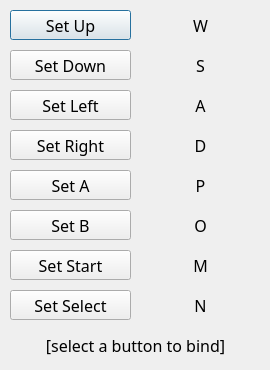
<?xml version="1.0" encoding="UTF-8"?>
<ui version="4.0">
 <class>KeyBindingsWindow</class>
 <widget class="QDialog" name="KeyBindingsWindow">
  <property name="geometry">
   <rect>
    <x>0</x>
    <y>0</y>
    <width>270</width>
    <height>370</height>
   </rect>
  </property>
  <property name="sizePolicy">
   <sizepolicy hsizetype="Fixed" vsizetype="Fixed">
    <horstretch>0</horstretch>
    <verstretch>0</verstretch>
   </sizepolicy>
  </property>
  <property name="minimumSize">
   <size>
    <width>270</width>
    <height>370</height>
   </size>
  </property>
  <property name="maximumSize">
   <size>
    <width>270</width>
    <height>370</height>
   </size>
  </property>
  <property name="font">
   <font>
    <family>Silkscreen</family>
    <pointsize>12</pointsize>
   </font>
  </property>
  <property name="windowTitle">
   <string>Key Bindings</string>
  </property>
  <property name="windowIcon">
   <iconset>
    <normaloff>../img/dm_icon.ico</normaloff>../img/dm_icon.ico</iconset>
  </property>
  <widget class="QPushButton" name="setUpButton">
   <property name="geometry">
    <rect>
     <x>10</x>
     <y>10</y>
     <width>121</width>
     <height>30</height>
    </rect>
   </property>
   <property name="text">
    <string>Set Up</string>
   </property>
  </widget>
  <widget class="QPushButton" name="setLeftButton">
   <property name="geometry">
    <rect>
     <x>10</x>
     <y>90</y>
     <width>121</width>
     <height>30</height>
    </rect>
   </property>
   <property name="text">
    <string>Set Left</string>
   </property>
  </widget>
  <widget class="QPushButton" name="setRightButton">
   <property name="geometry">
    <rect>
     <x>10</x>
     <y>130</y>
     <width>121</width>
     <height>30</height>
    </rect>
   </property>
   <property name="text">
    <string>Set Right</string>
   </property>
  </widget>
  <widget class="QPushButton" name="setDownButton">
   <property name="geometry">
    <rect>
     <x>10</x>
     <y>50</y>
     <width>121</width>
     <height>30</height>
    </rect>
   </property>
   <property name="text">
    <string>Set Down</string>
   </property>
  </widget>
  <widget class="QPushButton" name="setSelectButton">
   <property name="geometry">
    <rect>
     <x>10</x>
     <y>290</y>
     <width>121</width>
     <height>30</height>
    </rect>
   </property>
   <property name="text">
    <string>Set Select</string>
   </property>
  </widget>
  <widget class="QPushButton" name="setStartButton">
   <property name="geometry">
    <rect>
     <x>10</x>
     <y>250</y>
     <width>121</width>
     <height>30</height>
    </rect>
   </property>
   <property name="text">
    <string>Set Start</string>
   </property>
  </widget>
  <widget class="QPushButton" name="setBButton">
   <property name="geometry">
    <rect>
     <x>10</x>
     <y>210</y>
     <width>121</width>
     <height>30</height>
    </rect>
   </property>
   <property name="text">
    <string>Set B</string>
   </property>
  </widget>
  <widget class="QPushButton" name="setAButton">
   <property name="geometry">
    <rect>
     <x>10</x>
     <y>170</y>
     <width>121</width>
     <height>30</height>
    </rect>
   </property>
   <property name="text">
    <string>Set A</string>
   </property>
  </widget>
  <widget class="QLabel" name="startKeyLabel">
   <property name="geometry">
    <rect>
     <x>140</x>
     <y>250</y>
     <width>121</width>
     <height>31</height>
    </rect>
   </property>
   <property name="text">
    <string>M</string>
   </property>
   <property name="alignment">
    <set>Qt::AlignCenter</set>
   </property>
  </widget>
  <widget class="QLabel" name="aKeyLabel">
   <property name="geometry">
    <rect>
     <x>140</x>
     <y>170</y>
     <width>121</width>
     <height>31</height>
    </rect>
   </property>
   <property name="text">
    <string>P</string>
   </property>
   <property name="alignment">
    <set>Qt::AlignCenter</set>
   </property>
  </widget>
  <widget class="QLabel" name="selectKeyLabel">
   <property name="geometry">
    <rect>
     <x>140</x>
     <y>290</y>
     <width>121</width>
     <height>31</height>
    </rect>
   </property>
   <property name="text">
    <string>N</string>
   </property>
   <property name="alignment">
    <set>Qt::AlignCenter</set>
   </property>
  </widget>
  <widget class="QLabel" name="bKeyLabel">
   <property name="geometry">
    <rect>
     <x>140</x>
     <y>210</y>
     <width>121</width>
     <height>31</height>
    </rect>
   </property>
   <property name="text">
    <string>O</string>
   </property>
   <property name="alignment">
    <set>Qt::AlignCenter</set>
   </property>
  </widget>
  <widget class="QLabel" name="leftKeyLabel">
   <property name="geometry">
    <rect>
     <x>140</x>
     <y>90</y>
     <width>121</width>
     <height>31</height>
    </rect>
   </property>
   <property name="text">
    <string>A</string>
   </property>
   <property name="alignment">
    <set>Qt::AlignCenter</set>
   </property>
  </widget>
  <widget class="QLabel" name="upKeyLabel">
   <property name="geometry">
    <rect>
     <x>140</x>
     <y>10</y>
     <width>121</width>
     <height>31</height>
    </rect>
   </property>
   <property name="text">
    <string>W</string>
   </property>
   <property name="alignment">
    <set>Qt::AlignCenter</set>
   </property>
  </widget>
  <widget class="QLabel" name="downKeyLabel">
   <property name="geometry">
    <rect>
     <x>140</x>
     <y>50</y>
     <width>121</width>
     <height>31</height>
    </rect>
   </property>
   <property name="text">
    <string>S</string>
   </property>
   <property name="alignment">
    <set>Qt::AlignCenter</set>
   </property>
  </widget>
  <widget class="QLabel" name="rightKeyLabel">
   <property name="geometry">
    <rect>
     <x>140</x>
     <y>130</y>
     <width>121</width>
     <height>31</height>
    </rect>
   </property>
   <property name="text">
    <string>D</string>
   </property>
   <property name="alignment">
    <set>Qt::AlignCenter</set>
   </property>
  </widget>
  <widget class="QLabel" name="bindStatusLabel">
   <property name="geometry">
    <rect>
     <x>10</x>
     <y>330</y>
     <width>251</width>
     <height>31</height>
    </rect>
   </property>
   <property name="text">
    <string>[select a button to bind]</string>
   </property>
   <property name="alignment">
    <set>Qt::AlignCenter</set>
   </property>
  </widget>
 </widget>
 <resources/>
 <connections/>
</ui>
